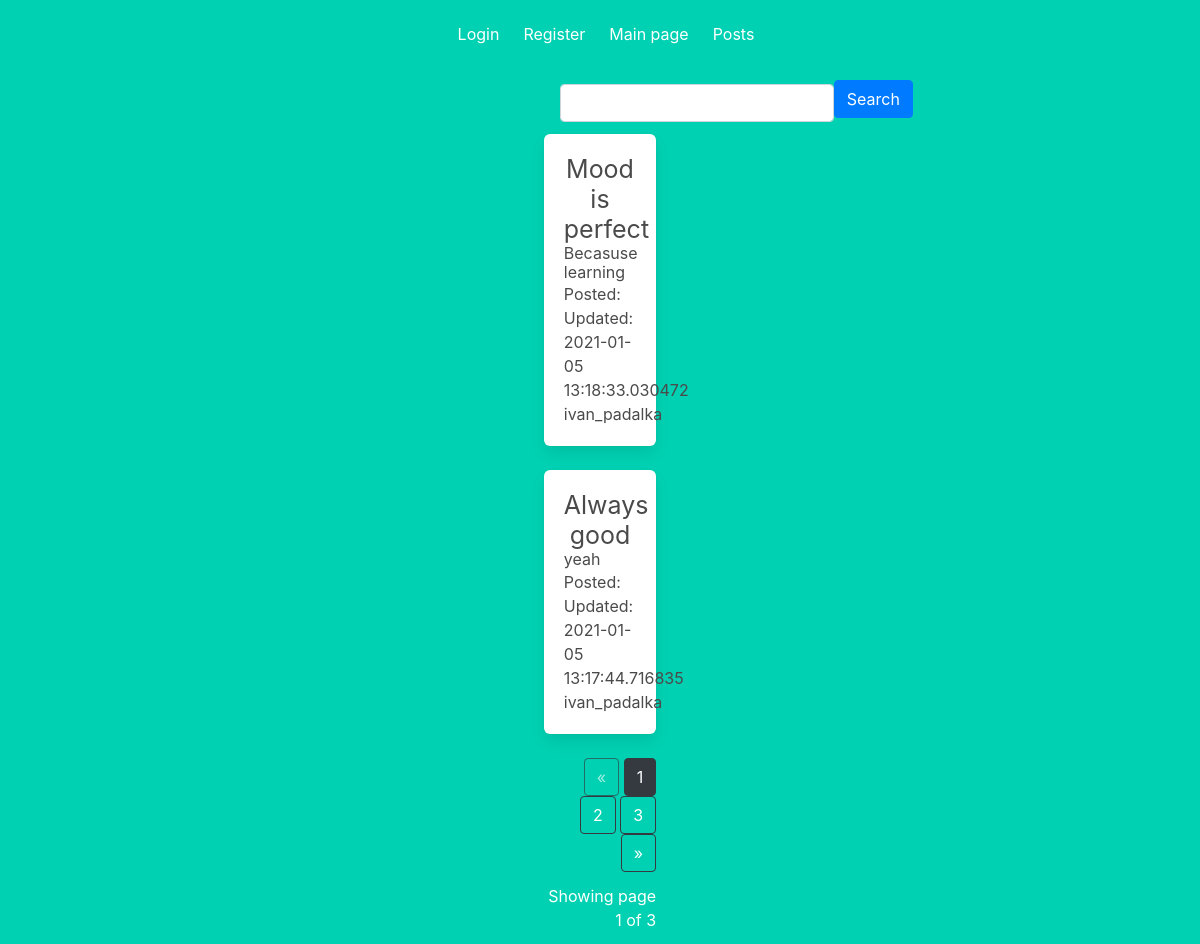
The page /posts on the database its author committed.
### app/models.py (models this page shows, shortened)
class Post(db.Model):
    id = db.Column(db.Integer, primary_key=True)
    title = db.Column(db.String(100))
    body = db.Column(db.String(140))
    timestamp = db.Column(db.DateTime, index=True, default=dt.utcnow)
    updatetime = db.Column(db.DateTime, default=dt.utcnow)
    user_id = db.Column(db.Integer, db.ForeignKey('user.id'))

class User(db.Model, UserMixin):
    id = db.Column(db.Integer, primary_key=True)
    username = db.Column(db.String(64), index=True, unique=True)
    email = db.Column(db.String(120), index=True, unique=True)
    password_hash = db.Column(db.String(128))
    posts = db.relationship('Post', backref='author', lazy='dynamic')
    image_file = db.Column(db.String(20), nullable=False, default='default.jpeg')
    about_me = db.Column(db.String(140))
    last_seen = db.Column(db.DateTime, default=dt.utcnow)
    admin = db.Column(db.Boolean, default=False)

### app/blueprints/post/views.py (the view)
@post_blueprint.route('/posts',methods=['GET', 'POST'])
def posts():
    q = request.args.get('q')
    if q:
        posts = Post.query.filter(Post.title.contains(q) | Post.body.contains(q))
    else:
        posts = Post.query.order_by(Post.timestamp.desc())
    page = request.args.get('page', 1, type=int)
    posts = posts.paginate(page=page, per_page=ROWS_PER_PAGE)
    return render_template('post/posts.html', posts=posts, q=q)

### app/blueprints/post/templates/post/posts.html (shortened to what this page needs)
{% extends "layout.html" %}
{% block content %}
<div class="column is-4 is-offset-4">
    <form class="form-inline">
        <div class="form-group mx-sm-3 mb-2">
            <input class="form-control" type='text', name='q',  >
                <button type='submit' class="btn btn-primary mb-2"> Search</button>
        </div>
    </form>
    {% for post in posts.items %}
   <div class="box">
       <div class="text-center">
           <h1 style="font-size: 25px;" >{{post.title}}</h1>
           <h5 style="text-align: left;">{{post.body}}</h5>
           <inline><p style="text-align: left;"> Posted: </p></inline>
           <inline><p style="text-align: left;">Updated: {{post.updatetime}}</p></inline>
           <inline><p style="text-align: left;"> {{post.author.username}} </p></inline>
      </div>
   </div>
    {% endfor %}
<div class="text-right">
  <a href="{{ url_for('posts.posts', page=posts.prev_num, q=q) }}"
     class="btn btn-outline-dark
     {% if posts.page == 1 %}disabled{% endif %}">
      &laquo;
  </a>
  {% for page_num in posts.iter_pages(left_edge=1, right_edge=1, left_current=1, right_current=2) %}
{% if page_num %}
          {% if posts.page == page_num %}
          <a href="{{ url_for('posts.posts', page=page_num, q=q) }}"
             class="btn btn-dark">
              {{ page_num }}
          </a>
          {% else %}
          <a href="{{ url_for('posts.posts', page=page_num, q=q) }}"
             class="btn btn-outline-dark">
              {{ page_num }}
          </a>
          {% endif %}
      {% else %}
          ...
      {% endif %}
  {% endfor %}
  <a href="{{ url_for('posts.posts', page=posts.next_num, q=q) }}"
     class="btn btn-outline-dark
     {% if posts.page == posts.pages %}disabled{% endif %}">
      &raquo;
  </a>
</div>
<p class="text-right mt-3">
 Showing page {{ posts.page }} of {{ posts.pages }}
</p>
</div>
{% endblock %}

### app/static/css/main.css (style rules this page uses)
body { margin: 0; padding: 0; font-family: "Helvetica Neue", Helvetica, Arial, sans-serif; color: #444; }

### rows shown on the page
Post: title "Mood is perfect", body "Becasuse learning", updatetime "2021-01-05 13:18:33.030472", author.username "ivan_padalka"
Post: title "Always good", body "yeah", updatetime "2021-01-05 13:17:44.716835", author.username "ivan_padalka"

### other values the page prints
{{ page_num }} "1"
{{ page_num }} "2" "3"
{{ posts.page }} "1"
{{ posts.pages }} "3"
